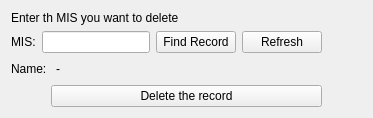
      <widget class="QWidget" name="tab_3">
       <attribute name="title">
        <string>Delete a record</string>
       </attribute>
       <layout class="QVBoxLayout" name="verticalLayout_6">
        <item>
         <layout class="QHBoxLayout" name="horizontalLayout_16">
          <item>
           <widget class="QLabel" name="label_13">
            <property name="text">
             <string>Enter th MIS you want to delete </string>
            </property>
           </widget>
          </item>
         </layout>
        </item>
        <item>
         <layout class="QHBoxLayout" name="horizontalLayout_13">
          <item>
           <widget class="QLabel" name="label_15">
            <property name="text">
             <string>MIS:</string>
            </property>
           </widget>
          </item>
          <item>
           <widget class="QLineEdit" name="mis_input_1"/>
          </item>
          <item>
           <widget class="QPushButton" name="find_record_button">
            <property name="text">
             <string>Find Record</string>
            </property>
           </widget>
          </item>
          <item>
           <widget class="QPushButton" name="pushButton_3">
            <property name="text">
             <string>Refresh</string>
            </property>
           </widget>
          </item>
          <item>
           <spacer name="horizontalSpacer_14">
            <property name="orientation">
             <enum>Qt::Horizontal</enum>
            </property>
            <property name="sizeHint" stdset="0">
             <size>
              <width>40</width>
              <height>20</height>
             </size>
            </property>
           </spacer>
          </item>
         </layout>
        </item>
        <item>
         <layout class="QHBoxLayout" name="horizontalLayout_17">
          <item>
           <widget class="QLabel" name="label_17">
            <property name="text">
             <string>Name: </string>
            </property>
           </widget>
          </item>
          <item>
           <widget class="QLabel" name="lbl_name_1">
            <property name="text">
             <string>-</string>
            </property>
           </widget>
          </item>
          <item>
           <spacer name="horizontalSpacer_15">
            <property name="orientation">
             <enum>Qt::Horizontal</enum>
            </property>
            <property name="sizeHint" stdset="0">
             <size>
              <width>40</width>
              <height>20</height>
             </size>
            </property>
           </spacer>
          </item>
         </layout>
        </item>
        <item>
         <layout class="QHBoxLayout" name="horizontalLayout_14">
          <item>
           <spacer name="horizontalSpacer_16">
            <property name="orientation">
             <enum>Qt::Horizontal</enum>
            </property>
            <property name="sizeType">
             <enum>QSizePolicy::Maximum</enum>
            </property>
            <property name="sizeHint" stdset="0">
             <size>
              <width>40</width>
              <height>20</height>
             </size>
            </property>
           </spacer>
          </item>
          <item>
           <widget class="QPushButton" name="delete_button">
            <property name="text">
             <string>Delete the record</string>
            </property>
           </widget>
          </item>
          <item>
           <spacer name="horizontalSpacer_17">
            <property name="orientation">
             <enum>Qt::Horizontal</enum>
            </property>
            <property name="sizeType">
             <enum>QSizePolicy::Maximum</enum>
            </property>
            <property name="sizeHint" stdset="0">
             <size>
              <width>40</width>
              <height>20</height>
             </size>
            </property>
           </spacer>
          </item>
         </layout>
        </item>
       </layout>
      </widget>
